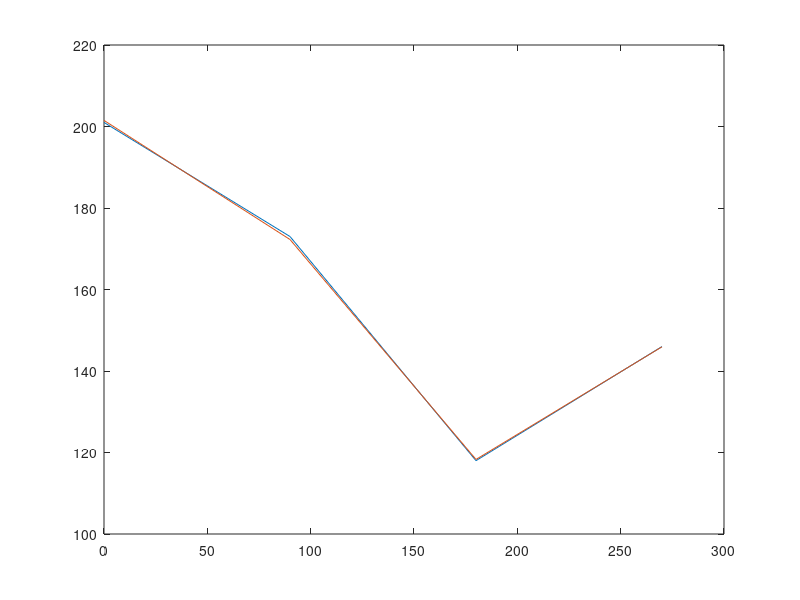

This chart was generated by the following MATLAB code:
clear all
close all
x = [0 90 180 270]';
y = [201 173 118 146]';
modelfun = @(b,x)(b(1)+ b(2).*x.^2.5+ b(3).*x.^3);
opts = statset('nlinfit');
beta0 = [0;0;0];
beta = nlinfit(x,y,modelfun,beta0,opts);
disp(beta);
 b = beta;
y1 = b(1)+ b(2).*x.^2.5 + b(3).*x.^3;
disp(y1);
figure(1)
plot(x,y)
hold on
plot(x,y1)
% mfun = @(b,x)(b(1)+ b(2).*x.^2.5+ b(3).*x.^3);
% opts = statset('nlinfit');
% beta0 = [0;0;0];
% beta = nlinfit(x,y,mfun,beta0,opts);
% % % % disp(beta);
% b = beta;
% y1 = b(1)+ b(2).*x.^2.5 + b(3).*x.^3;
% % disp(y1);


% beta0 = [0;0];
% beta = nlinfit(x,y,myfun,beta0);
% 
% % % where MYFUN is a MATLAB function such as:
% function yhat = myfun(beta, X)
% b1 = beta(1);
% b2 = beta(2);
% yhat = 1 ./ (1 + exp(b1 + b2*X));
